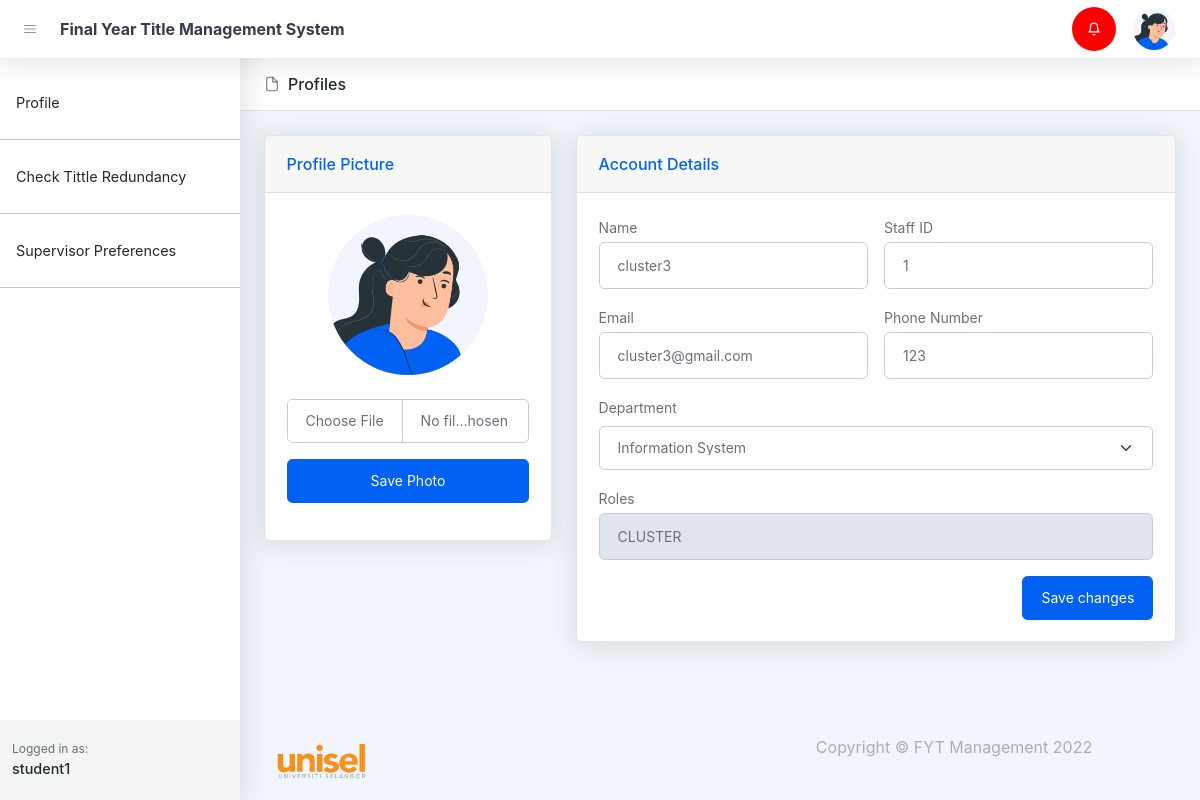
/edit-hod.php?hod_id=4 (signed in), run on the app's committed database.
### tables this page shows
CREATE TABLE `notifications` (
  `id` bigint(20) UNSIGNED NOT NULL,
  `user_id` text DEFAULT NULL,
  `notification` text DEFAULT NULL,
  `status` varchar(255) DEFAULT NULL,
  `created_at` timestamp NULL DEFAULT NULL,
  `updated_at` timestamp NULL DEFAULT NULL
);

CREATE TABLE `users` (
  `id` bigint(20) UNSIGNED NOT NULL,
  `name` varchar(255) NOT NULL,
  `email` varchar(255) DEFAULT NULL,
  `handphone` varchar(255) DEFAULT NULL,
  `roles` varchar(255) DEFAULT NULL,
  `password` varchar(255) DEFAULT NULL,
  `image` text DEFAULT NULL,
  `created_at` timestamp NULL DEFAULT NULL,
  `updated_at` timestamp NULL DEFAULT NULL
);

CREATE TABLE `staffs` (
  `id` bigint(20) UNSIGNED NOT NULL,
  `user_id` bigint(20) NOT NULL,
  `roles` varchar(255) DEFAULT NULL,
  `staff_id` varchar(255) DEFAULT NULL,
  `department` varchar(255) DEFAULT NULL,
  `fypcoordinator_status` varchar(255) DEFAULT NULL,
  `cluster_status` varchar(255) DEFAULT NULL,
  `status` varchar(255) DEFAULT NULL,
  `created_at` timestamp NULL DEFAULT NULL,
  `updated_at` timestamp NULL DEFAULT NULL,
  `cluster_id` varchar(255) DEFAULT NULL
);

### edit-hod.php (the view, shortened to what this page needs)
<!DOCTYPE html>
<html lang="en">
<head>
    <?php include('layout_admin/header.php') ?>
</head>
<body class="nav-fixed">
    <?php include('layout_admin/navbar.php') ?>
    <div id="layoutSidenav">
        <div id="layoutSidenav_nav">
            <?php include('layout_admin/sidenav.php') ?>
        </div>
        <div id="layoutSidenav_content">
            <main>
                <header class="page-header page-header-compact page-header-light border-bottom bg-white mb-4">
                    <div class="container-xl px-4">
                        <div class="page-header-content">
                            <div class="row align-items-center justify-content-between pt-3">
                                <div class="col-auto mb-3">
                                    <h1 class="page-header-title">
                                        <div class="page-header-icon"><i data-feather="file"></i></div>
                                        Profiles
                                    </h1>
                                </div>
                            </div>
                        </div>
                    </div>
                </header>
                <?php
                    $conn = setDbConnection();
                    $sql = "select users.* , staffs.* from users left join staffs on staffs.user_id = users.id where users.id = '".$_REQUEST['hod_id']."'";
                    $result = $conn->query($sql);
                    $hod = null;
                    if ($result->num_rows > 0) {
                        while ($row = $result->fetch_assoc()) {
                            $hod = $row;
                        }
                    }
                ?>
                <div class="container-xl px-4 mt-4">
                    <div class="row">
                        <div class="col-xl-4">
                            <form action="controllers/updateHodPhoto.php" method="post" enctype="multipart/form-data">
                                <div class="card mb-4 mb-xl-0">
                                    <div class="card-header">Profile Picture</div>
                                    <div class="card-body">
                                        <div class="text-center">
                                            <img class="img-account-profile rounded-circle mb-2 upload-image"
                                            src="<?php
                                                if (isset($hod['image'])) {
                                                    echo '/fyp/assets/profile/'.$hod['image'];
                                                } else {
                                                    echo '/fyp/assets/img/illustrations/profiles/profile-1.png';
                                                } ?>" alt="" />
                                        </div>
                                        <div class="my-3">
                                            <input class="form-control upload" type="file" name="user_picture">
                                        </div>
                                        <div class="my-3">
                                            <button class="btn btn-primary w-100" type="submit">Save Photo</button>
                                        </div>
                                    </div>
                                </div>
                            </form>
                        </div>
                        <div class="col-xl-8">
                            <div class="card mb-4">
                                <div class="card-header">Account Details</div>
                                <div class="card-body">
                                    <form action="controllers/updateHodProfile.php" method="post" >
                                        <div class="row gx-3 mb-3">
                                            <div class="col-md-6">
                                                <label class="small mb-1" for="inputUsername">Name</label>
                                                <input class="form-control" type="text" placeholder="Enter your username" value="<?php echo $hod['name'] ?>" name="name" />
                                            </div>
                                            <div class="col-md-6">
                                                <label class="small mb-1">Staff ID</label>
                                                <input class="form-control" type="text" placeholder="Enter Staff ID" value="<?php echo $hod['staff_id'] ?>" name=staff_id required/>
                                            </div>
                                        </div>
                                        <div class="row gx-3 mb-3">
                                            <div class="col-md-6">
                                                <label class="small mb-1" for="inputLastName">Email</label>
                                                <input class="form-control" type="email" name="email" placeholder="Enter email" value="<?php echo $hod['email'] ?>" required />
                                            </div>
                                            <div class="col-md-6">
                                                <label class="small mb-1" for="inputOrgName">Phone Number</label>
                                                <input class="form-control" type="text" placeholder="Enter phone number" value="<?php echo $hod['handphone'] ?>" name="phone_number" />
                                            </div>
                                        </div>
                                        <div class="row gx-3 mb-3">
                                            <div class="col-md-12">
                                            <label class="small mb-2">Department</label>
                                                <select name=department class=form-select>
                                                    <option value="information_system" <?php if($hod['department'] == 'information_system'){echo 'selected';}?> >Information System</option>
                                                </select>
                                            </div>
                                        </div>
                                        <div class="row gx-3 mb-3">
                                            <div class="col-md-12">
                                                <label class="small mb-1" for="inputLastName">Roles</label>
                                                <input class="form-control" type="text" name="roles" value="<?php echo strtoupper($hod['roles']) ?>" disabled />
                                            </div>
                                        </div>
                                        <div class="text-end">
                                            <button class="btn btn-primary" type="submit">Save changes</button>
                                        </div>
                                </div>
                            </div>
                        </div>
                    </div>
                </div>
            </main>
            <?php include('layout_admin/footer.php') ?>
        </div>
    </div>
</body>
</html>

### data on the page
users: name "cluster3", staff_id "1", email "cluster3@gmail.com", phone_number "123", roles "CLUSTER"
staffs: department "Information System"

### other printed values
$_SESSION['name'] "student1"
